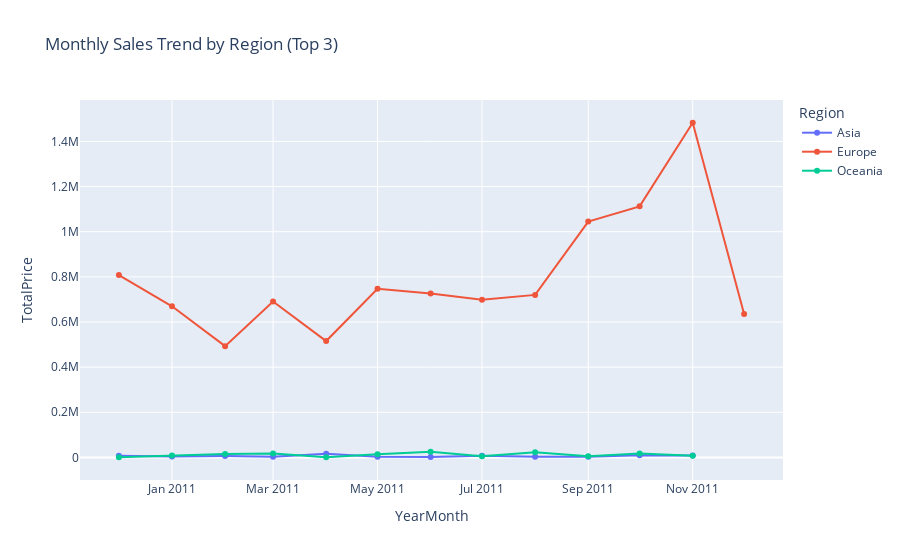

Notebook code cell kept with this figure:
### Markdown cell above
### 🥧 Regional Sales Distribution – Pie Chart

A donut-style pie chart representing each region’s **proportional share of total sales**.

**Key Insights**  
- Over **70% of total sales** originate from **Europe**, indicating a heavy market concentration.  
- **Oceania, Asia, and North America** contribute smaller slices, suggesting under-tapped potential.  
- Expansion into these less-represented regions could help **diversify revenue sources**.

### Code cell
# 8. Monthly trend for Top 3 Regions
top3_regions = region_sales.sort_values("TotalSales", ascending=False).head(3)["Region"].tolist()
df_top3 = df[df["Region"].isin(top3_regions)]

monthly_reg_sales = df_top3.groupby(["Year", "Month", "Region"])["TotalPrice"].sum().reset_index()
monthly_reg_sales["YearMonth"] = pd.to_datetime(monthly_reg_sales[["Year", "Month"]].assign(DAY=1))

fig_reg_trend = px.line(
    monthly_reg_sales,
    x="YearMonth",
    y="TotalPrice",
    color="Region",
    title="Monthly Sales Trend by Region (Top 3)",
    markers=True
)
fig_reg_trend.show()

### Figure 1 — Plotly figure (JSON) as saved in the notebook; plotly's stock layout.template omitted (floating-point values rounded to 4 significant figures)
{"data": [{"hovertemplate": "Region=Asia<br>YearMonth=%{x}<br>TotalPrice=%{y}<extra></extra>", "legendgroup": "Asia", "line": {"color": "#636efa", "dash": "solid"}, "marker": {"symbol": "circle"}, "mode": "lines+markers", "name": "Asia", "orientation": "v", "showlegend": true, "type": "scatter", "x": ["2010-12-01T00:00:00.000000000", "2011-01-01T00:00:00.000000000", "2011-02-01T00:00:00.000000000", "2011-03-01T00:00:00.000000000", "2011-04-01T00:00:00.000000000", "2011-05-01T00:00:00.000000000", "2011-06-01T00:00:00.000000000", "2011-07-01T00:00:00.000000000", "2011-08-01T00:00:00.000000000", "2011-09-01T00:00:00.000000000", "2011-10-01T00:00:00.000000000", "2011-11-01T00:00:00.000000000"], "xaxis": "x", "y": [7705.0, 4284.0, 5781.0, 2633.0, 16300.0, 3318.0, 2241.0, 7804.0, 2814.0, 2766.0, 9750.0, 8786.0], "yaxis": "y"}, {"hovertemplate": "Region=Europe<br>YearMonth=%{x}<br>TotalPrice=%{y}<extra></extra>", "legendgroup": "Europe", "line": {"color": "#EF553B", "dash": "solid"}, "marker": {"symbol": "circle"}, "mode": "lines+markers", "name": "Europe", "orientation": "v", "showlegend": true, "type": "scatter", "x": ["2010-12-01T00:00:00.000000000", "2011-01-01T00:00:00.000000000", "2011-02-01T00:00:00.000000000", "2011-03-01T00:00:00.000000000", "2011-04-01T00:00:00.000000000", "2011-05-01T00:00:00.000000000", "2011-06-01T00:00:00.000000000", "2011-07-01T00:00:00.000000000", "2011-08-01T00:00:00.000000000", "2011-09-01T00:00:00.000000000", "2011-10-01T00:00:00.000000000", "2011-11-01T00:00:00.000000000", "2011-12-01T00:00:00.000000000"], "xaxis": "x", "y": [808000.0, 669500.0, 493000.0, 691100.0, 515500.0, 747500.0, 726600.0, 698900.0, 720100.0, 1045000.0, 1112000.0, 1483000.0, 635800.0], "yaxis": "y"}, {"hovertemplate": "Region=Oceania<br>YearMonth=%{x}<br>TotalPrice=%{y}<extra></extra>", "legendgroup": "Oceania", "line": {"color": "#00cc96", "dash": "solid"}, "marker": {"symbol": "circle"}, "mode": "lines+markers", "name": "Oceania", "orientation": "v", "showlegend": true, "type": "scatter", "x": ["2010-12-01T00:00:00.000000000", "2011-01-01T00:00:00.000000000", "2011-02-01T00:00:00.000000000", "2011-03-01T00:00:00.000000000", "2011-04-01T00:00:00.000000000", "2011-05-01T00:00:00.000000000", "2011-06-01T00:00:00.000000000", "2011-07-01T00:00:00.000000000", "2011-08-01T00:00:00.000000000", "2011-09-01T00:00:00.000000000", "2011-10-01T00:00:00.000000000", "2011-11-01T00:00:00.000000000"], "xaxis": "x", "y": [965.4, 9018.0, 14700.0, 17220.0, 771.6, 13640.0, 25190.0, 4964.0, 22490.0, 5107.0, 17150.0, 7243.0], "yaxis": "y"}], "layout": {"legend": {"title": {"text": "Region"}, "tracegroupgap": 0}, "title": {"text": "Monthly Sales Trend by Region (Top 3)"}, "xaxis": {"anchor": "y", "domain": [0, 1], "title": {"text": "YearMonth"}}, "yaxis": {"anchor": "x", "domain": [0, 1], "title": {"text": "TotalPrice"}}}}
